Frame 1 (no input): blank canvas, image omitted
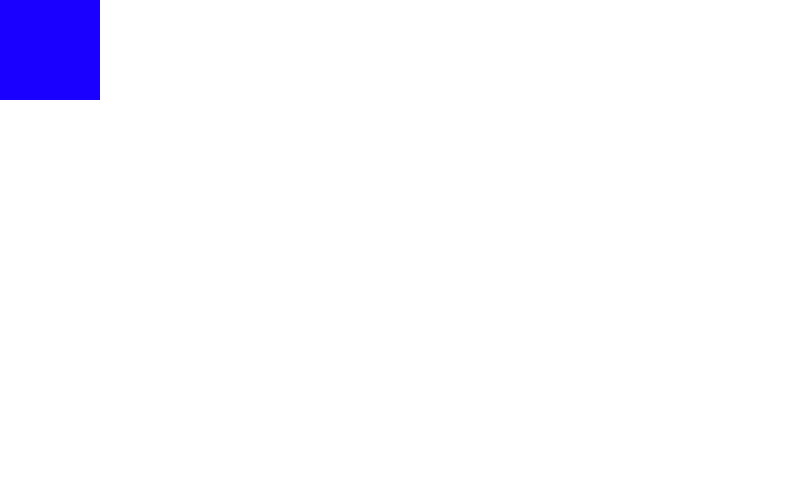
Frame 60 (no input)
Frame 120 (the mouse pressed at the canvas centre since frame 60): identical to frame 60, image omitted

The p5.js sketch that drew this single still picture (run headless with seeded random() and noise() and a simulated clock; from frame 60 on, the mouse is pressed at the canvas centre):

// p5.js sketch
// ── sketch.js
//seting up the canvas, giving it a colour mode and no stroke
function setup() {

	createCanvas(800,500);
	colorMode(HSB, 360, 100, 100);
	noStroke();

}

function draw() {

	//dawing a rectangle in the top corner of the canvas
	rect(0, 0, 100, 100);
	fill(246, 296, 158);


}
